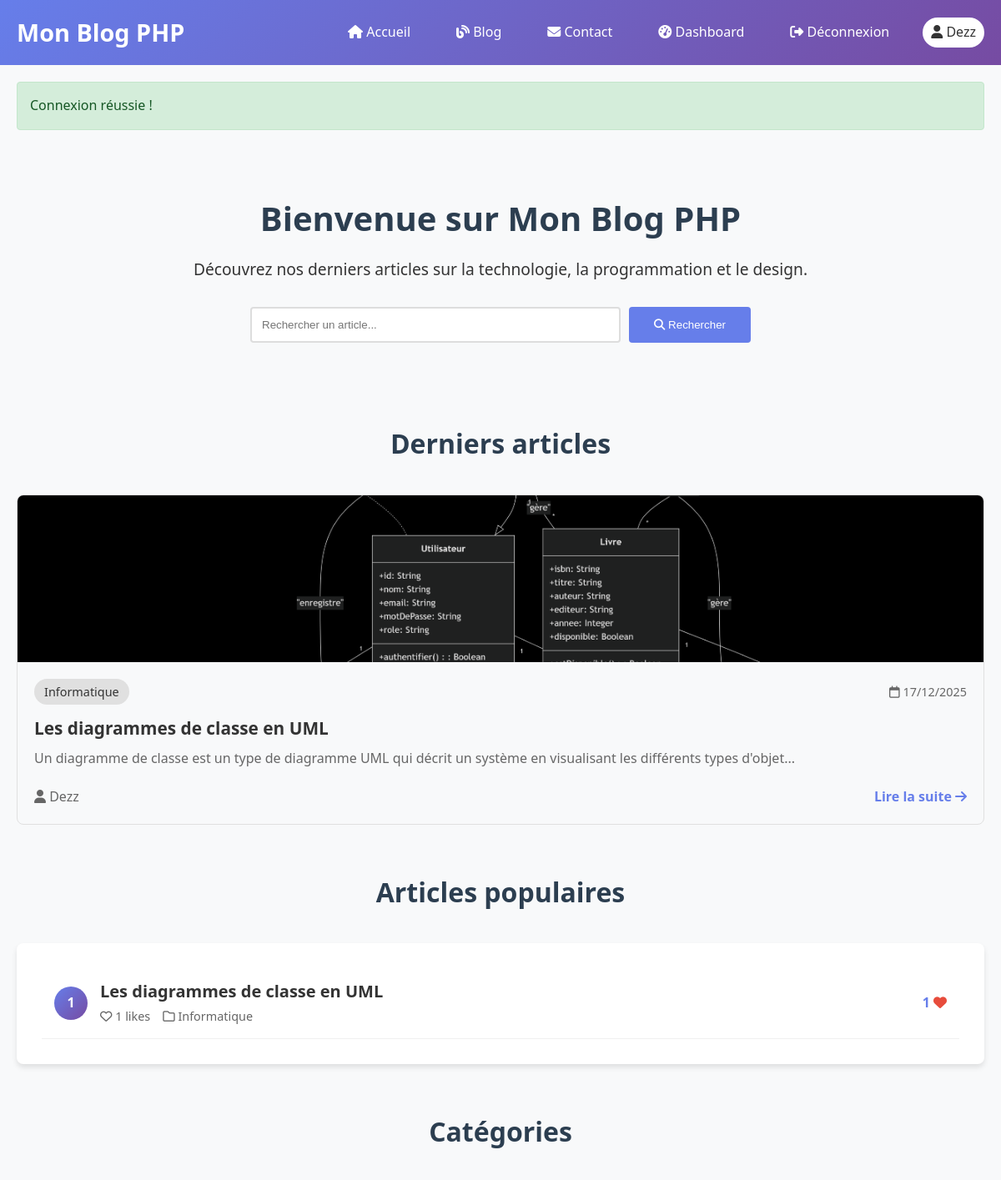
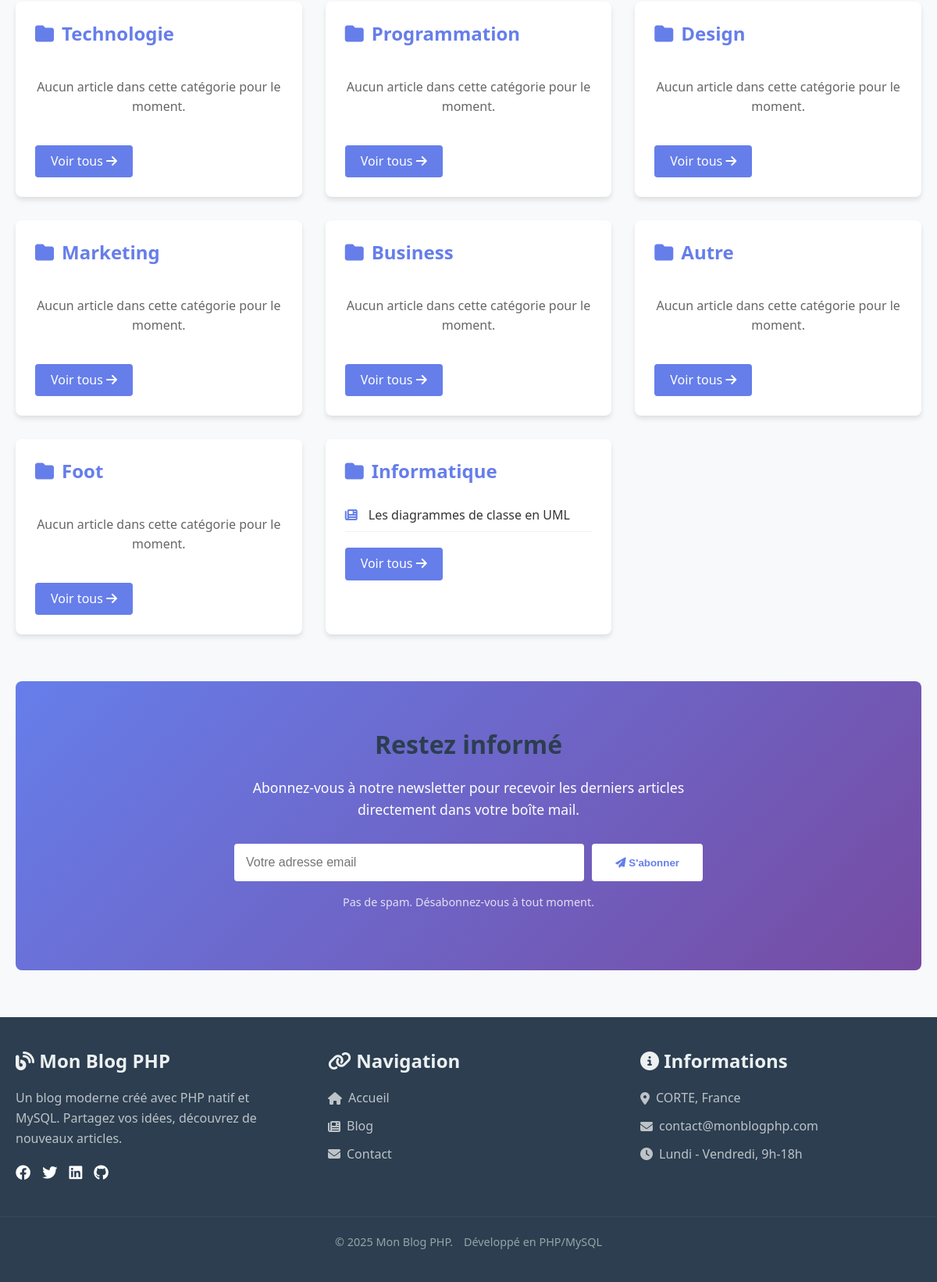
The page /index.php (signed in) on the database its author committed (2 pictures, top to bottom).
### tables this page shows
CREATE TABLE `articles` (
  `id` int(11) NOT NULL,
  `title` varchar(255) NOT NULL,
  `slug` varchar(255) NOT NULL,
  `content` longtext NOT NULL,
  `excerpt` text DEFAULT NULL,
  `image` varchar(255) DEFAULT NULL,
  `category_id` int(11) DEFAULT NULL,
  `user_id` int(11) DEFAULT NULL,
  `views` int(11) DEFAULT 0,
  `created_at` datetime DEFAULT current_timestamp(),
  `updated_at` datetime DEFAULT NULL ON UPDATE current_timestamp(),
  `published` tinyint(1) DEFAULT 1
);

CREATE TABLE `categories` (
  `id` int(11) NOT NULL,
  `name` varchar(100) NOT NULL,
  `slug` varchar(100) NOT NULL,
  `description` text DEFAULT NULL,
  `created_at` datetime DEFAULT current_timestamp()
);

CREATE TABLE `users` (
  `id` int(11) NOT NULL,
  `username` varchar(50) NOT NULL,
  `email` varchar(100) NOT NULL,
  `password` varchar(255) NOT NULL,
  `role` enum('admin','author','user') DEFAULT 'user',
  `avatar` varchar(255) DEFAULT NULL,
  `created_at` datetime DEFAULT current_timestamp(),
  `is_active` tinyint(1) DEFAULT 1,
  `reset_token` varchar(100) DEFAULT NULL,
  `token_expiry` datetime DEFAULT NULL
);

### index.php (the view, shortened to what this page needs)
<?php
require_once 'includes/config.php';
$stmt = $pdo->query("
    SELECT a.*, c.name as category_name, u.username
    FROM articles a
    LEFT JOIN categories c ON a.category_id = c.id
    LEFT JOIN users u ON a.user_id = u.id
    WHERE a.published = 1
    ORDER BY a.created_at DESC
    LIMIT 3
");
$latestArticles = $stmt->fetchAll();
$stmt = $pdo->query("
    SELECT a.*, COUNT(al.id) as like_count, c.name as category_name
    FROM articles a
    LEFT JOIN article_likes al ON a.id = al.article_id
    LEFT JOIN categories c ON a.category_id = c.id
    WHERE a.published = 1
    GROUP BY a.id
    ORDER BY like_count DESC
    LIMIT 5
");
$popularArticles = $stmt->fetchAll();
$categories = $pdo->query("SELECT * FROM categories")->fetchAll();
$categoryArticles = [];
foreach($categories as $category) {
    $stmt = $pdo->prepare("
        SELECT a.*
        FROM articles a
        WHERE a.category_id = ? AND a.published = 1
        ORDER BY a.created_at DESC
        LIMIT 6
    ");
    $stmt->execute([$category['id']]);
    $categoryArticles[$category['id']] = $stmt->fetchAll();
}
include 'includes/header.php';
?>
<section style="background: #f8f9fa; padding: 60px 0; text-align: center; margin-bottom: 40px;">
    <h1 style="font-size: 2.5rem; margin-bottom: 20px;">Bienvenue sur <?php echo SITE_NAME; ?></h1>
    <p style="font-size: 1.2rem; max-width: 800px; margin: 0 auto;">Découvrez nos derniers articles sur la technologie, la programmation et le design.</p>
    <form action="blog.php" method="GET" style="margin-top: 30px; max-width: 600px; margin-left: auto; margin-right: auto;">
        <div style="display: flex; gap: 10px;">
            <input type="text" name="q" placeholder="Rechercher un article..."
                   style="flex: 1; padding: 12px; border: 2px solid #ddd; border-radius: 4px;">
            <button type="submit" style="background: #667eea; color: white; border: none; padding: 12px 30px; border-radius: 4px; cursor: pointer;">
                <i class="fas fa-search"></i> Rechercher
            </button>
        </div>
    </form>
</section>
<section style="margin-bottom: 60px;">
    <h2 style="text-align: center; margin-bottom: 40px; font-size: 2rem;">Derniers articles</h2>
    <div style="display: grid; grid-template-columns: repeat(auto-fit, minmax(350px, 1fr)); gap: 30px;">
        <?php foreach($latestArticles as $article): ?>
        <article style="border: 1px solid #e0e0e0; border-radius: 8px; overflow: hidden; transition: transform 0.3s, box-shadow 0.3s;">
            <div style="height: 200px; background: #f0f0f0; overflow: hidden;">
                <?php if($article['image']): ?>
                <img src="uploads/articles/<?php echo $article['image']; ?>" alt="<?php echo $article['title']; ?>"
                     style="width: 100%; height: 100%; object-fit: cover;">
                <?php else: ?>
                <div style="width: 100%; height: 100%; display: flex; align-items: center; justify-content: center; background: linear-gradient(135deg, #667eea 0%, #764ba2 100%); color: white;">
                    <i class="fas fa-newspaper" style="font-size: 3rem;"></i>
                </div>
                <?php endif; ?>
            </div>
            <div style="padding: 20px;">
                <div style="display: flex; justify-content: space-between; align-items: center; margin-bottom: 15px;">
                    <span style="background: #e0e0e0; padding: 4px 12px; border-radius: 20px; font-size: 0.9rem;">
                        <?php echo $article['category_name']; ?>
                    </span>
                    <span style="color: #666; font-size: 0.9rem;">
                        <i class="far fa-calendar"></i> <?php echo date('d/m/Y', strtotime($article['created_at'])); ?>
                    </span>
                </div>
                <h3 style="margin-bottom: 10px; font-size: 1.3rem;">
                    <a href="article.php?id=<?php echo $article['id']; ?>"
                       style="color: #333; text-decoration: none;">
                        <?php echo $article['title']; ?>
                    </a>
                </h3>
                <p style="color: #666; margin-bottom: 15px;">
                    <?php echo substr(strip_tags($article['content']), 0, 120) . '...'; ?>
                </p>
                <div style="display: flex; justify-content: space-between; align-items: center; margin-top: 20px;">
                    <span style="color: #666;">
                        <i class="fas fa-user"></i> <?php echo $article['username']; ?>
                    </span>
                    <a href="article.php?id=<?php echo $article['id']; ?>"
                       style="color: #667eea; text-decoration: none; font-weight: bold;">
                        Lire la suite <i class="fas fa-arrow-right"></i>
                    </a>
                </div>
            </div>
        </article>
        <?php endforeach; ?>
    </div>
</section>
<section style="margin-bottom: 60px;">
    <h2 style="text-align: center; margin-bottom: 40px; font-size: 2rem;">Articles populaires</h2>
    <div style="background: white; border-radius: 8px; padding: 30px; box-shadow: 0 4px 6px rgba(0,0,0,0.1);">
        <div style="display: grid; gap: 20px;">
            <?php foreach($popularArticles as $index => $article): ?>
            <div style="display: flex; align-items: center; padding: 15px; border-bottom: 1px solid #f0f0f0; transition: background 0.3s;">
                <div style="width: 40px; height: 40px; background: linear-gradient(135deg, #667eea 0%, #764ba2 100%); color: white; display: flex; align-items: center; justify-content: center; border-radius: 50%; margin-right: 15px; font-weight: bold;">
                    <?php echo $index + 1; ?>
                </div>
                <div style="flex: 1;">
                    <h4 style="margin-bottom: 5px;">
                        <a href="article.php?id=<?php echo $article['id']; ?>" style="color: #333; text-decoration: none;">
                            <?php echo $article['title']; ?>
                        </a>
                    </h4>
                    <div style="display: flex; gap: 15px; font-size: 0.9rem; color: #666;">
                        <span><i class="far fa-heart"></i> <?php echo $article['like_count']; ?> likes</span>
                        <span><i class="far fa-folder"></i> <?php echo $article['category_name']; ?></span>
                    </div>
                </div>
                <div style="color: #667eea; font-weight: bold;">
                    <?php echo $article['like_count']; ?> <i class="fas fa-heart" style="color: #e74c3c;"></i>
                </div>
            </div>
            <?php endforeach; ?>
        </div>
    </div>
</section>
<section style="margin-bottom: 60px;">
    <h2 style="text-align: center; margin-bottom: 40px; font-size: 2rem;">Catégories</h2>
    <div style="display: grid; grid-template-columns: repeat(auto-fit, minmax(300px, 1fr)); gap: 30px;">
        <?php foreach($categories as $category):
            $articles = $categoryArticles[$category['id']] ?? [];
        ?>
        <div style="background: white; border-radius: 8px; padding: 25px; box-shadow: 0 4px 6px rgba(0,0,0,0.1);">
            <h3 style="margin-bottom: 20px; color: #667eea; display: flex; align-items: center; gap: 10px;">
                <i class="fas fa-folder"></i> <?php echo $category['name']; ?>
            </h3>
            <?php if(!empty($articles)): ?>
            <ul style="list-style: none; margin-bottom: 20px;">
                <?php foreach($articles as $article): ?>
                <li style="padding: 8px 0; border-bottom: 1px solid #f0f0f0;">
                    <a href="article.php?id=<?php echo $article['id']; ?>"
                       style="color: #333; text-decoration: none; display: block;">
                        <i class="fas fa-newspaper" style="color: #667eea; margin-right: 10px;"></i>
                        <?php echo $article['title']; ?>
                    </a>
                </li>
                <?php endforeach; ?>
            </ul>
            <?php else: ?>
            <p style="color: #666; text-align: center; padding: 20px 0;">
                Aucun article dans cette catégorie pour le moment.
            </p>
            <?php endif; ?>
            <a href="blog.php?category=<?php echo $category['id']; ?>"
               style="display: inline-block; background: #667eea; color: white; padding: 8px 20px; border-radius: 4px; text-decoration: none;">
                Voir tous <i class="fas fa-arrow-right"></i>
            </a>
        </div>
        <?php endforeach; ?>
    </div>
</section>
<section style="background: linear-gradient(135deg, #667eea 0%, #764ba2 100%); color: white; padding: 60px 0; border-radius: 8px; text-align: center;">
    <div style="max-width: 600px; margin: 0 auto;">
        <h2 style="font-size: 2rem; margin-bottom: 20px;">Restez informé</h2>
        <p style="margin-bottom: 30px; font-size: 1.1rem;">
            Abonnez-vous à notre newsletter pour recevoir les derniers articles directement dans votre boîte mail.
        </p>
        <form method="POST" action="newsletter.php" style="display: flex; gap: 10px;">
            <input type="email" name="email" placeholder="Votre adresse email" required
                   style="flex: 1; padding: 15px; border: none; border-radius: 4px; font-size: 1rem;">
            <button type="submit" style="background: white; color: #667eea; border: none; padding: 15px 30px; border-radius: 4px; font-weight: bold; cursor: pointer;">
                <i class="fas fa-paper-plane"></i> S'abonner
            </button>
        </form>
        <p style="margin-top: 15px; font-size: 0.9rem; opacity: 0.8;">
            Pas de spam. Désabonnez-vous à tout moment.
        </p>
    </div>
</section>
<?php include 'includes/footer.php'; ?>

### assets/css/style.css (style rules this page uses)
* { margin: 0; padding: 0; box-sizing: border-box; }
html { scroll-behavior: smooth; }
body { font-family: 'Segoe UI', Tahoma, Geneva, Verdana, sans-serif; line-height: 1.6; color: #333; background-color: #f8f9fa; }
h1, h2, h3, h4, h5, h6 { font-weight: 600; line-height: 1.3; margin-bottom: 1rem; color: #2c3e50; }
h1 { font-size: 2.5rem; }
h2 { font-size: 2rem; }
h3 { font-size: 1.5rem; }
h4 { font-size: 1.25rem; }
p { margin-bottom: 1rem; }
a { color: #3498db; text-decoration: none; transition: color 0.3s; }

### includes/header.php (style rules this page uses)
* { margin: 0; padding: 0; box-sizing: border-box; }
body { font-family: 'Segoe UI', Tahoma, Geneva, Verdana, sans-serif; line-height: 1.6; }

### rows shown on the page
articles: image (picture), category.name "Informatique", created_at "17/12/2025", title "Les diagrammes de classe en UML", content "Un diagramme de classe est un type de diagramme UML qui décrit un système en visualisant les différents types d'objet", user.username "Dezz", like_count "1"
categories: name "Technologie", shows "Aucun article dans cette catégorie pour le moment."
categories: name "Programmation", shows "Aucun article dans cette catégorie pour le moment."
categories: name "Design", shows "Aucun article dans cette catégorie pour le moment."
categories: name "Marketing", shows "Aucun article dans cette catégorie pour le moment."
categories: name "Business", shows "Aucun article dans cette catégorie pour le moment."
categories: name "Autre", shows "Aucun article dans cette catégorie pour le moment."
categories: name "Foot", shows "Aucun article dans cette catégorie pour le moment."
categories: name "Informatique"

### other values the page prints
SITE_NAME "Mon Blog PHP"
$_SESSION['username'] "Dezz"
$_SESSION['message'] "Connexion réussie !"
str_replace(' ', '', SITE_NAME) "monblogphp"
